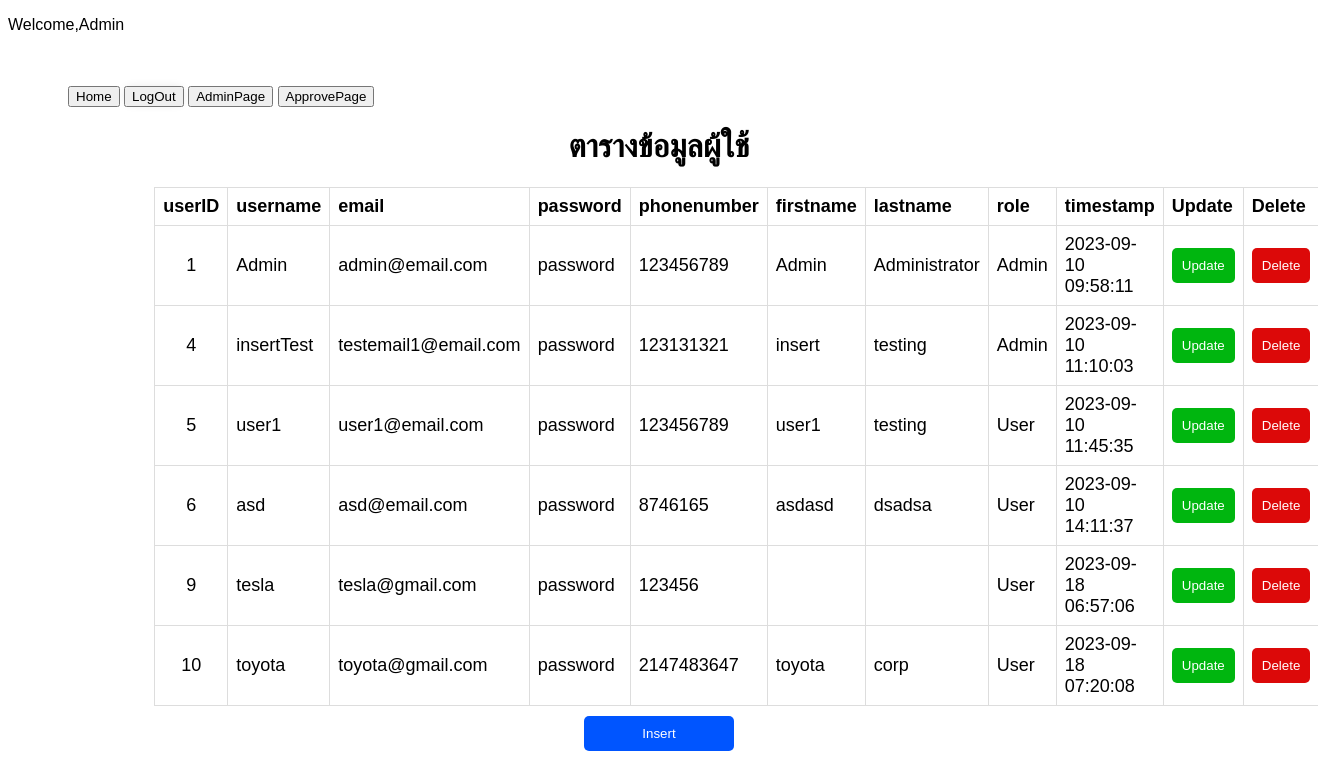
The page /adminpage.php (signed in) on the database its author committed.
### tables this page shows
CREATE TABLE `userstbl` (
  `userID` int(6) NOT NULL,
  `username` varchar(20) NOT NULL,
  `email` varchar(30) NOT NULL,
  `password` varchar(50) NOT NULL,
  `phonenumber` int(10) NOT NULL,
  `fname` varchar(30) NOT NULL,
  `lname` varchar(30) NOT NULL,
  `role` char(1) NOT NULL DEFAULT 'U',
  `timestamp` timestamp NOT NULL DEFAULT current_timestamp() ON UPDATE current_timestamp()
);

### function.php (called while the page is built, shortened)
<?php
    class DB_CON {
        public $dbcon;
        function __construct() {
            $conn = mysqli_connect(DB_SERVER, DB_USER, DB_PASS, DB_NAME);
            $this->dbcon = $conn;
        }
        public function fetchdata() {
            $data = mysqli_query($this->dbcon, "SELECT * FROM usersTBL");
            $row = mysqli_num_rows($data);
            $fetcheddata = mysqli_fetch_assoc($data);
            return $fetcheddata;
            return $row;
        }
    }
?>

### adminpage.php (the view, shortened to what this page needs)
<?php
    require('function.php');
    $conn = new DB_CON;
?>
<!DOCTYPE html>
<html lang="en">
<head>
    <link rel="stylesheet" href="style.css">
</head>
<body>
    <p>Welcome,<?php echo $_SESSION['username']; ?> </p>
        <div class="container">
            <nav>
                <ul>
                    <li style="display: inline;"><a href="index.php"><button class="nav-btn">Home</button></a></li>
                    <li style="display: inline;"><a href="index.php"><form action="" method="post" class="clear"><button class="nav-btn" name="logout" <?php if(isset($_SESSION['role']) == null) {?> style="display:none"; <?php } ?>>LogOut</button></form></a></li>
                    <li style="display: inline;"><a href="adminpage.php"><button class="nav-btn">AdminPage</button></a></li>
                    <li style="display: inline;"><a href="approvepage.php"><button class="nav-btn">ApprovePage</button></a></li>
                </ul>
            </nav>
            <div class="table">
                <h1 style="text-align: center;">ตารางข้อมูลผู้ใช้</h1>
                <table class="table">
                    <tr>
                        <th>userID</th>
                        <th>username</th>
                        <th>email</th>
                        <th>password</th>
                        <th>phonenumber</th>
                        <th>firstname</th>
                        <th>lastname</th>
                        <th>role</th>
                        <th>timestamp</th>
                        <th>Update</th>
                        <th>Delete</th>
                    </tr>
                    <tr>
                        <?php
                            $data = mysqli_query($conn->dbcon, "SELECT * FROM usersTBL");
                            $fetcheddata = $conn->fetchdata();
                            $datarow = mysqli_num_rows($data);
                            if($datarow > 0) {
                                while ($row = $data->fetch_assoc()) { ?>
                                    <tr>
                                        <td id="userID"><?php echo $row["userID"] ?></td>
                                        <td><?php echo $row["username"]?></td>
                                        <td><?php echo $row["email"]?></td>
                                        <td><?php echo $row["password"]?></td>
                                        <td><?php echo $row["phonenumber"]?></td>
                                        <td><?php echo $row["fname"]?></td>
                                        <td><?php echo $row["lname"]?></td>
                                        <td><?php if($row['role'] == 'A') { echo "Admin";} elseif($row['role'] == 'U') { echo "User";}?></td>
                                        <td><?php echo $row["timestamp"]?></td>
                                        <td><a href="update.php?id=<?php echo $row['userID']; ?>"><button class="update-btn" name="update">Update</button></a></td>
                                        <td><a href="delete.php?del=<?php echo $row['userID']; ?>"><button class="delete-btn" name="update">Delete</button></a></td>
                                    </tr><?php
                                }
                            }
                        ?>
                    </tr>
                </table>
            </div>
            <div class="btn">
                <a href="insert.php"><button class="insert-btn" name="insert">Insert</button></a>
            </div>
        </div>
</body>
</html>

### style.css (style rules this page uses)
html { font-family: Arial, sans-serif; }
.container { padding: 20px; background-color: #fff; border-radius: 10px; }
form { border-color: black; border-width: 15px; text-align: center; width: 450px; margin: 0 auto; margin-top: 5%; margin-bottom: 5%; padding: 3%; padding-top: 0%; background-color: #fff; border-radius: 15px; box-shadow: 0px 0px 10px rgba(0, 0, 0, 0.1); border: 2px solid #007bff; }
.clear { width:auto ; display: inline; margin: 0%; padding: 0%; border: none; }
.update-btn { width: 60%; padding: 10px; background-color: #00b60f; color: #fff; border: none; border-radius: 5px; cursor: pointer; }
.delete-btn { width: 100%; padding: 10px; background-color: #dc0909; color: #fff; border: none; border-radius: 5px; cursor: pointer; }
.insert-btn { width: 100%; padding: 10px; background-color: #0055ff; text-align: center; color: #fff; border: none; border-radius: 5px; cursor: pointer; }
.table { border-collapse: collapse; width: 100%; }

### adminpage.php (style rules this page uses)
.table { border-collapse: collapse; width: 80%; margin: 0 auto; }
th, td { border: 1px solid #dddddd; text-align: left; font-size: large; padding: 8px; }
.update-btn { width: 100%; padding: 10px; background-color: #00b60f; color: #fff; border: none; border-radius: 5px; text-align: center; cursor: pointer; }
.delete-btn { width: 100%; padding: 10px; background-color: #dc0909; text-align: center; color: #fff; border: none; border-radius: 5px; cursor: pointer; }
.insert-btn { width: 150px; margin: 0 auto; margin-top: 10px; padding: 10px; background-color: #0055ff; text-align: center; color: #fff; border: none; border-radius: 5px; cursor: pointer; }
.btn { margin: 0 auto; text-align: center; }
#userID { text-align: center; }

### rows shown on the page
userstbl: userID "1", username "Admin", email "admin@email.com", password "password", phonenumber "123456789", fname "Admin", lname "Administrator", role "Admin", timestamp "2023-09-10 09:58:11"
userstbl: userID "4", username "insertTest", email "testemail1@email.com", password "password", phonenumber "123131321", fname "insert", lname "testing", role "Admin", timestamp "2023-09-10 11:10:03"
userstbl: userID "5", username "user1", email "user1@email.com", password "password", phonenumber "123456789", fname "user1", lname "testing", role "User", timestamp "2023-09-10 11:45:35"
userstbl: userID "6", username "asd", email "asd@email.com", password "password", phonenumber "8746165", fname "asdasd", lname "dsadsa", role "User", timestamp "2023-09-10 14:11:37"
userstbl: userID "9", username "tesla", email "tesla@gmail.com", password "password", phonenumber "123456", role "User", timestamp "2023-09-18 06:57:06"
userstbl: userID "10", username "toyota", email "toyota@gmail.com", password "password", phonenumber "2147483647", fname "toyota", lname "corp", role "User", timestamp "2023-09-18 07:20:08"

### other values the page prints
$_SESSION['username'] "Admin"
